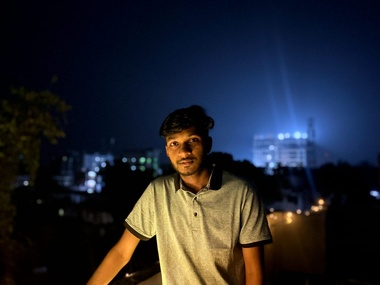
#> input picture faces/jeky_photo/IMG-20240223-WA0001.jpg, 380 x 285 px, shrunk from 1280 x 960 before the run, found by its file name; its folder holds only this picture in this run
$ python face_recognition.py
#> lines starting #> are read from the running program, lines starting #| are printed output that depends on the picture
import cv2 as cv
import os
import numpy as np

people = ['jeky_photo', 'jubayer_photo', 'priyo_photo']
dir = r'C:\Users\ACW\Desktop\react\New folder\faces'

haar_cascade = cv.CascadeClassifier('./haar_face.xml')

features =[]
labels = []

def create_tarin_data():
    for person in people:
        path = os.path.join(dir, person)
        label = people.index(person)
        for image in os.listdir(path):
            image_path = os.path.join(path, image)
            img_array =cv.imread(image_path)
#> img_array is the input picture: shape (285, 380, 3); mean B, G, R 44.9, 36.8, 34.6
            gray = cv.cvtColor(img_array, cv.COLOR_BGR2GRAY)
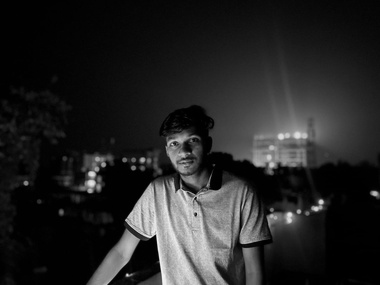
#> gray: shape (285, 380); min 0, max 245, mean 37.1

            face_rect = haar_cascade.detectMultiScale(gray, scaleFactor=1.1, minNeighbors=4)
#> face_rect = [[159, 124, 51, 51]]

            for(x,y,w,h) in face_rect:
                face_roi = gray[y:y+h , x:x+w]
                features.append(face_roi)
                labels.append(label)
#> this loop made 1 pass
#> pass 1, in create_tarin_data, `face_roi = gray[y:y+h , x:x+w]`:
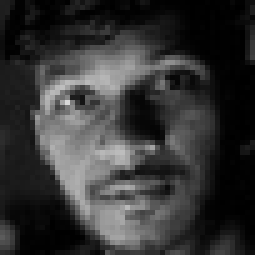
#> face_roi: shape (51, 51) (shown 5 times larger); min 0, max 217, mean 52.1
#> after the loop, features = 1 item; labels = [0]
#> pass 2 of the loop in create_tarin_data, `for person in people:`:
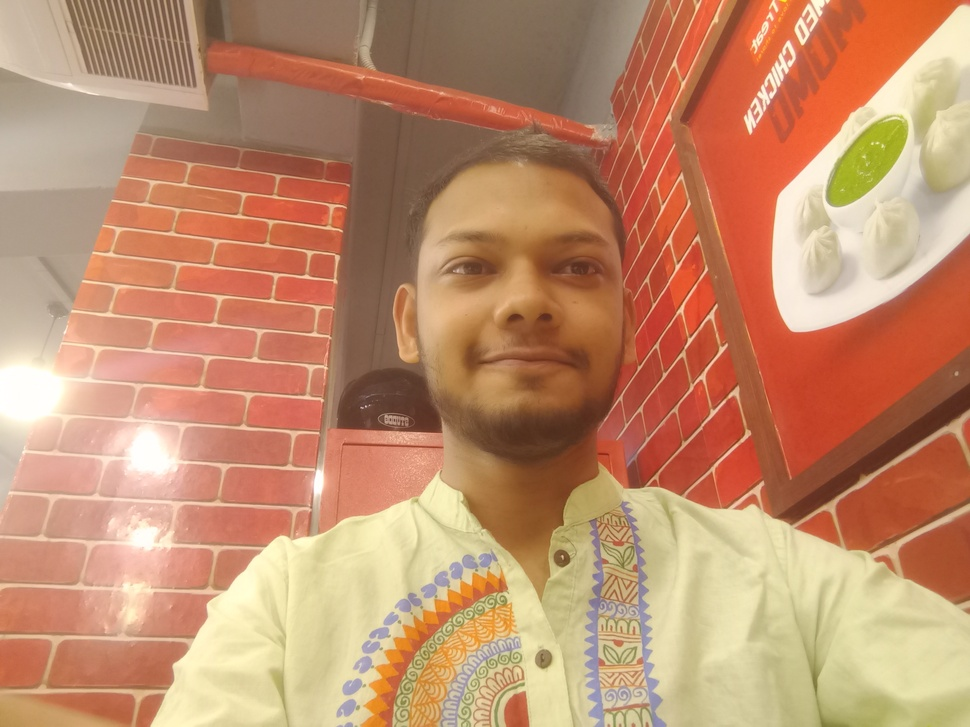
#> input picture faces/jubayer_photo/IMG_20250510_230341 (1).jpg, 970 x 727 px, shrunk from 3264 x 2448 before the run, found by its file name
#> in create_tarin_data, img_array is the input picture: shape (727, 970, 3); mean B, G, R 108.5, 141.7, 193.3
#> in create_tarin_data, `gray = cv.cvtColor(img_array, cv.COLOR_BGR2GRAY)`:
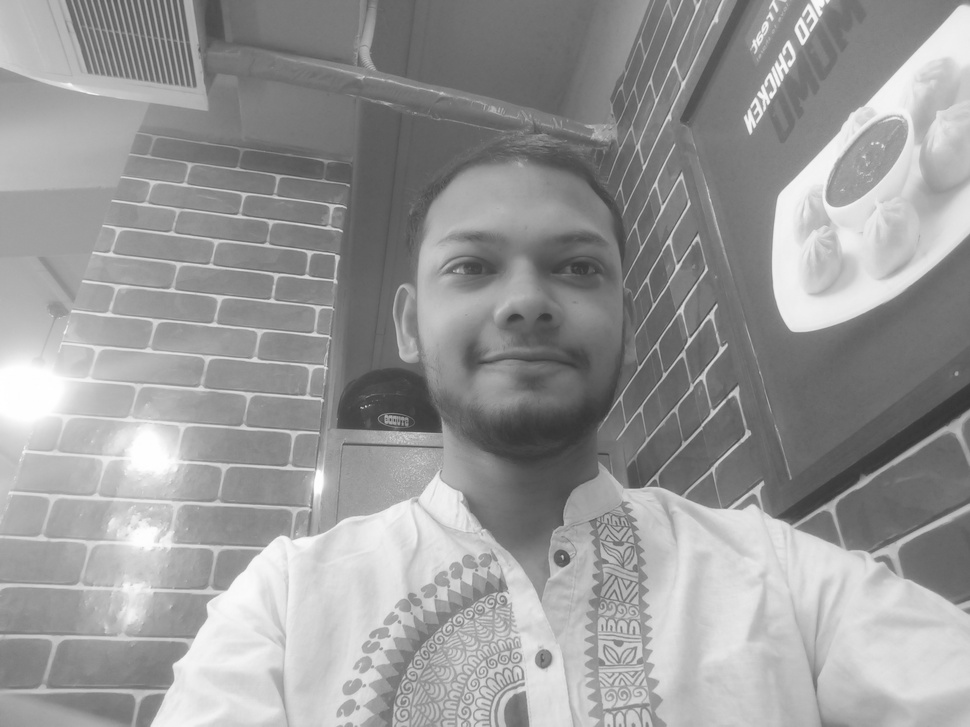
#> gray: shape (727, 970); min 52, max 255, mean 153.4
#> face_rect = [[96, 560, 58, 58], [397, 166, 251, 251]]
#> the loop in create_tarin_data, `for(x,y,w,h) in face_rect:` made 2 passes
#> pass 2, in create_tarin_data, `face_roi = gray[y:y+h , x:x+w]`:
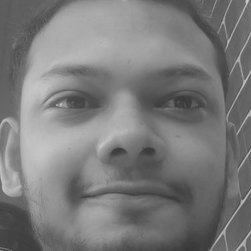
#> face_roi: shape (251, 251); min 55, max 206, mean 122.8
#> after the loop in create_tarin_data, `for(x,y,w,h) in face_rect:`: features = 3 items; labels = [0, 1, 1]
#> (the run stopped early here; a loop or call above may not have finished)
